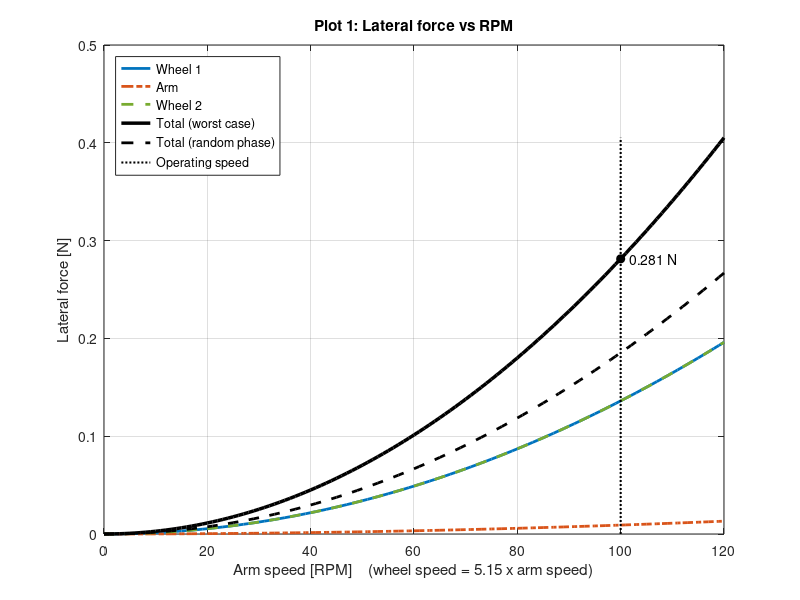
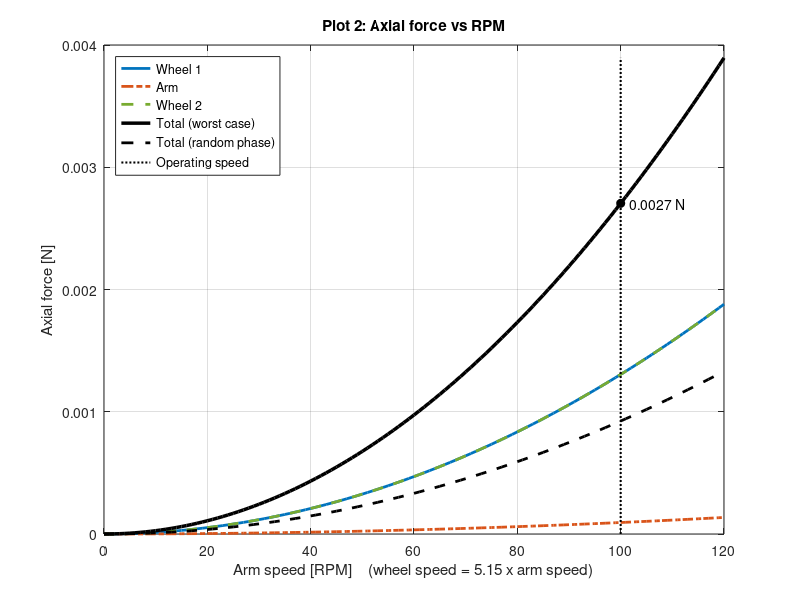

Reproduce these figures in MATLAB, in order.
%% ========================================================================
%  INDUCED VIBRATION ANALYSIS
%  Two momentum wheels + one rotating arm + their bearings
%
%  What this script does:
%    Estimates the forces and moments that the spinning parts and their
%    bearings push into the structure, using manufacturing tolerances
%    instead of test data. Imbalance loads follow the speed-squared model
%    used in industry (NASA SDO, Masterson, Zhang/Aglietti).
%
%  Sources included:
%    SHAKE  - static imbalance (center of mass off the spin axis)  -> lateral force
%    ROCK   - dynamic imbalance (part tilted on the spin axis)     -> moment
%    TWIST  - motor reaction torque during spin-up and spin-down   -> moment about the shaft
%    KICKS  - bearing rollers passing over tiny bumps (estimated)  -> lateral + axial force
%
%  Directions:
%    axial   = along the shaft (z, the spin axis)
%    lateral = sideways, perpendicular to the shaft (x and y)
%
%  Plots (2 total):
%    Plot 1 - Lateral force vs RPM
%    Plot 2 - Axial force vs RPM
%
%  How to use:
%    1. Edit SECTION 1 only.
%    2. Run the script.
%    3. Read the printed summary and the 2 plots.
%  ========================================================================

clear; clc; close all;


%% ========================================================================
%  SECTION 1: INPUTS  (this is the only section you need to edit)
%  ========================================================================

% ------------------------------------------------------------------------
% 1A. RUN PROFILE  (used for the spin-up / spin-down twist)
% ------------------------------------------------------------------------
spin_up_time_s   = 10;      % [s] time to go from 0 to max speed
spin_down_time_s = 10;      % [s] time to go from max speed back to 0

% ------------------------------------------------------------------------
% 1B. REFERENCE POINT
% ------------------------------------------------------------------------
reference_position_m = 0;   % [m] position along the shaft (z) where total moments are reported

% ------------------------------------------------------------------------
% 1C. WHEEL 1
% ------------------------------------------------------------------------
wheel1_name                   = 'Wheel 1';
wheel1_mass_kg                = 3.0;      % [kg]    rotating mass only
wheel1_eccentricity_um        = 5;        % [um]    center of mass offset from spin axis
wheel1_Ixx_kgm2               = 0.017;    % [kg*m^2] from CAD, at the center of mass
wheel1_Iyy_kgm2               = 0.017;    % [kg*m^2] from CAD, at the center of mass
wheel1_Izz_kgm2               = 0.034;    % [kg*m^2] from CAD, about the shaft
wheel1_tilt_deg               = 0.01;     % [deg]   assumed assembly tilt
wheel1_max_speed_rpm          = 515;      % [RPM]   speed during the hold
wheel1_spin_direction         = -1;       % +1 or -1
wheel1_cm_position_m          = -0.200;   % [m]     center of mass position along z
wheel1_bearing_A_position_m   = -0.215;   % [m]     bearing A position along z
wheel1_bearing_B_position_m   = -0.185;   % [m]     bearing B position along z

% Wheel 1 bearings (from the bearing catalog)
wheel1_bearing_rollers           = 15;     % [-]    number of rollers
wheel1_bearing_roller_dia_mm     = 7;      % [mm]   mean roller diameter
wheel1_bearing_pitch_dia_mm      = 39;     % [mm]   pitch diameter
wheel1_bearing_cup_angle_deg     = 14;     % [deg]  cup (contact) angle
wheel1_bearing_runout_um         = 10;     % [um]   radial runout (precision class)
wheel1_bearing_load_offset_mm    = 5;      % [mm]   load center offset "a" (0 if unknown)

% ------------------------------------------------------------------------
% 1D. ARM
% ------------------------------------------------------------------------
arm_name                      = 'Arm';
arm_mass_kg                   = 4.0;      % [kg]    rotating mass only
arm_eccentricity_um           = 10;       % [um]    center of mass offset from spin axis
arm_Ixx_kgm2                  = 0.340;    % [kg*m^2] from CAD, at the center of mass
arm_Iyy_kgm2                  = 0.004;    % [kg*m^2] from CAD (about the arm's own length)
arm_Izz_kgm2                  = 0.350;    % [kg*m^2] from CAD, about the shaft
arm_tilt_deg                  = 0.01;     % [deg]   assumed assembly tilt
arm_max_speed_rpm             = 100;      % [RPM]   speed during the hold
arm_spin_direction            = +1;       % +1 or -1
arm_cm_position_m             = 0.000;    % [m]     center of mass position along z
arm_bearing_A_position_m      = -0.020;   % [m]     bearing A position along z
arm_bearing_B_position_m      = 0.020;    % [m]     bearing B position along z

% Arm bearings (from the bearing catalog)
arm_bearing_rollers              = 20;     % [-]    number of rollers
arm_bearing_roller_dia_mm        = 8;      % [mm]   mean roller diameter
arm_bearing_pitch_dia_mm         = 55;     % [mm]   pitch diameter
arm_bearing_cup_angle_deg        = 15;     % [deg]  cup (contact) angle
arm_bearing_runout_um            = 10;     % [um]   radial runout (precision class)
arm_bearing_load_offset_mm       = 6;      % [mm]   load center offset "a" (0 if unknown)

% ------------------------------------------------------------------------
% 1E. WHEEL 2
% ------------------------------------------------------------------------
wheel2_name                   = 'Wheel 2';
wheel2_mass_kg                = 3.0;      % [kg]    rotating mass only
wheel2_eccentricity_um        = 5;        % [um]    center of mass offset from spin axis
wheel2_Ixx_kgm2               = 0.017;    % [kg*m^2] from CAD, at the center of mass
wheel2_Iyy_kgm2               = 0.017;    % [kg*m^2] from CAD, at the center of mass
wheel2_Izz_kgm2               = 0.034;    % [kg*m^2] from CAD, about the shaft
wheel2_tilt_deg               = 0.01;     % [deg]   assumed assembly tilt
wheel2_max_speed_rpm          = 515;      % [RPM]   speed during the hold
wheel2_spin_direction         = -1;       % +1 or -1
wheel2_cm_position_m          = 0.200;    % [m]     center of mass position along z
wheel2_bearing_A_position_m   = 0.185;    % [m]     bearing A position along z
wheel2_bearing_B_position_m   = 0.215;    % [m]     bearing B position along z

% Wheel 2 bearings (from the bearing catalog)
wheel2_bearing_rollers           = 15;     % [-]    number of rollers
wheel2_bearing_roller_dia_mm     = 7;      % [mm]   mean roller diameter
wheel2_bearing_pitch_dia_mm      = 39;     % [mm]   pitch diameter
wheel2_bearing_cup_angle_deg     = 14;     % [deg]  cup (contact) angle
wheel2_bearing_runout_um         = 10;     % [um]   radial runout (precision class)
wheel2_bearing_load_offset_mm    = 5;      % [mm]   load center offset "a" (0 if unknown)

% ------------------------------------------------------------------------
% 1F. ANALYSIS SETTINGS
% ------------------------------------------------------------------------
include_bearing_runout = true;   % true  = add bearing runout on top of eccentricity
                                 % false = eccentricity was measured on the assembled part
bearing_kick_ratio     = 0.01;   % [-] strength of each bearing kick as a fraction of the shake (0.01 = 1%)

save_plots  = true;                        % save the 2 plots as PNG files
plot_folder = 'Induced_Vibration_Plots';   % folder the PNG files go into


%% ========================================================================
%  SECTION 2: ORGANIZE INPUTS  (put the three parts side by side)
%  ------------------------------------------------------------------------
%  Every quantity below is a row of 3 numbers: [Wheel 1, Arm, Wheel 2]
%  ========================================================================

part_names      = {wheel1_name, arm_name, wheel2_name};
number_of_parts = 3;
arm_index       = 2;
wheel_indices   = [1 3];

part_mass_kg          = [wheel1_mass_kg,         arm_mass_kg,         wheel2_mass_kg];
part_eccentricity_um  = [wheel1_eccentricity_um, arm_eccentricity_um, wheel2_eccentricity_um];
part_Ixx_kgm2         = [wheel1_Ixx_kgm2,        arm_Ixx_kgm2,        wheel2_Ixx_kgm2];
part_Iyy_kgm2         = [wheel1_Iyy_kgm2,        arm_Iyy_kgm2,        wheel2_Iyy_kgm2];
part_Izz_kgm2         = [wheel1_Izz_kgm2,        arm_Izz_kgm2,        wheel2_Izz_kgm2];
part_tilt_deg         = [wheel1_tilt_deg,        arm_tilt_deg,        wheel2_tilt_deg];
part_max_speed_rpm    = [wheel1_max_speed_rpm,   arm_max_speed_rpm,   wheel2_max_speed_rpm];
part_spin_direction   = [wheel1_spin_direction,  arm_spin_direction,  wheel2_spin_direction];
part_cm_position_m    = [wheel1_cm_position_m,   arm_cm_position_m,   wheel2_cm_position_m];
bearing_A_position_m  = [wheel1_bearing_A_position_m, arm_bearing_A_position_m, wheel2_bearing_A_position_m];
bearing_B_position_m  = [wheel1_bearing_B_position_m, arm_bearing_B_position_m, wheel2_bearing_B_position_m];

bearing_rollers           = [wheel1_bearing_rollers,        arm_bearing_rollers,        wheel2_bearing_rollers];
bearing_roller_dia_mm     = [wheel1_bearing_roller_dia_mm,  arm_bearing_roller_dia_mm,  wheel2_bearing_roller_dia_mm];
bearing_pitch_dia_mm      = [wheel1_bearing_pitch_dia_mm,   arm_bearing_pitch_dia_mm,   wheel2_bearing_pitch_dia_mm];
bearing_cup_angle_deg     = [wheel1_bearing_cup_angle_deg,  arm_bearing_cup_angle_deg,  wheel2_bearing_cup_angle_deg];
bearing_runout_um         = [wheel1_bearing_runout_um,      arm_bearing_runout_um,      wheel2_bearing_runout_um];
bearing_load_offset_mm    = [wheel1_bearing_load_offset_mm, arm_bearing_load_offset_mm, wheel2_bearing_load_offset_mm];

% Plot style per part: Wheel 1 = blue solid, Arm = orange dash-dot, Wheel 2 = green dashed
part_colors  = [0.00 0.45 0.74;
                0.85 0.33 0.10;
                0.47 0.67 0.19];
part_lines   = {'-', '-.', '--'};


%% ========================================================================
%  SECTION 3: UNIT CONVERSIONS AND DERIVED QUANTITIES
%  ========================================================================

% ---- Unit conversions ----
part_max_speed_rad_s = part_max_speed_rpm * 2 * pi / 60;   % [rad/s]
part_max_speed_hz    = part_max_speed_rpm / 60;            % [Hz] revolutions per second
part_eccentricity_m  = part_eccentricity_um * 1e-6;        % [m]
part_tilt_rad        = part_tilt_deg * pi / 180;           % [rad]

% ---- Bearing pair geometry (back-to-back pairs act wider than they physically are) ----
bearing_low_m          = min(bearing_A_position_m, bearing_B_position_m);
bearing_high_m         = max(bearing_A_position_m, bearing_B_position_m);
bearing_A_effective_m  = bearing_low_m  - bearing_load_offset_mm * 1e-3;
bearing_B_effective_m  = bearing_high_m + bearing_load_offset_mm * 1e-3;
bearing_spacing_m      = bearing_B_effective_m - bearing_A_effective_m;
bearing_mid_position_m = (bearing_low_m + bearing_high_m) / 2;

% ---- Bearing runout adds to eccentricity and tilt ----
part_runout_m       = bearing_runout_um * 1e-6 * include_bearing_runout;
part_total_ecc_m    = part_eccentricity_m + part_runout_m;
part_total_tilt_rad = part_tilt_rad + 2 * part_runout_m ./ bearing_spacing_m;

% ---- Imbalance strengths ----
part_inertia_difference = max(abs(part_Izz_kgm2 - part_Ixx_kgm2), abs(part_Izz_kgm2 - part_Iyy_kgm2));
static_imbalance_kgm    = part_mass_kg .* part_total_ecc_m;                 % U_s [kg*m]
dynamic_imbalance_kgm2  = part_inertia_difference .* part_total_tilt_rad;   % U_d [kg*m^2]

% ---- Distances from the reference point (lever arms for moments) ----
cm_distance_m          = abs(part_cm_position_m - reference_position_m);
bearing_mid_distance_m = abs(bearing_mid_position_m - reference_position_m);

% ---- Bearing kick frequencies as harmonic numbers (kicks per revolution) ----
%      Cup (outer ring) rotates, cone (inner ring) is stationary.
%      Rows = parts, columns = kick types.
bearing_gamma = bearing_roller_dia_mm .* cosd(bearing_cup_angle_deg) ./ bearing_pitch_dia_mm;

kick_names      = {'cage', 'cup pass', 'cone pass', 'roller spin'};
number_of_kicks = 4;
kick_harmonic   = zeros(number_of_parts, number_of_kicks);
for p = 1:number_of_parts
    g = bearing_gamma(p);
    kick_harmonic(p, 1) = (1 + g) / 2;                                                    % cage
    kick_harmonic(p, 2) = bearing_rollers(p) * (1 - g) / 2;                               % cup pass
    kick_harmonic(p, 3) = bearing_rollers(p) * (1 + g) / 2;                               % cone pass
    kick_harmonic(p, 4) = bearing_pitch_dia_mm(p) / (2 * bearing_roller_dia_mm(p)) * (1 - g ^ 2); % roller spin
end


%% ========================================================================
%  SECTION 4: LOADS OF EACH PART AT MAX SPEED
%  ------------------------------------------------------------------------
%  Every imbalance load grows with speed squared, so the value at any other
%  speed is:  load(speed) = load(max speed) x (speed / max speed)^2
%  ========================================================================

omega_squared = part_max_speed_rad_s .^ 2;

% ---- Lateral (sideways) ----
shake_N              = static_imbalance_kgm .* omega_squared;              % shake force
kick_lateral_each_N  = bearing_kick_ratio * shake_N;                       % one bearing kick, sideways
lateral_force_N      = shake_N + number_of_kicks * kick_lateral_each_N;    % part total (all kicks lined up)

% ---- Axial (along the shaft) ----
% Tapered rollers push at the cup angle, so each sideways kick also pushes along the shaft.
kick_axial_each_N    = kick_lateral_each_N .* tand(bearing_cup_angle_deg); % one bearing kick, axial
axial_force_N        = number_of_kicks * kick_axial_each_N;                % part total (all kicks lined up)

% ---- Moments ----
rock_Nm              = dynamic_imbalance_kgm2 .* omega_squared;            % rock from tilt
moment_at_reference_Nm = rock_Nm + cm_distance_m .* shake_N ...
                       + bearing_mid_distance_m .* number_of_kicks .* kick_lateral_each_N;   % rock + force x distance
ramp_time_s          = max(min(spin_up_time_s, spin_down_time_s), eps);
twist_Nm             = part_Izz_kgm2 .* part_max_speed_rad_s / ramp_time_s; % twist about the shaft during ramps

% ---- Totals for the whole system ----
% Worst case: every peak lines up.  Random phase: root-sum-square (typical value).
total_lateral_worst_N  = sum(lateral_force_N);
total_lateral_rss_N    = sqrt(sum(shake_N .^ 2 + number_of_kicks * kick_lateral_each_N .^ 2));
total_axial_worst_N    = sum(axial_force_N);
total_axial_rss_N      = sqrt(sum(number_of_kicks * kick_axial_each_N .^ 2));
total_moment_worst_Nm  = sum(moment_at_reference_Nm);
total_moment_rss_Nm    = sqrt(sum(rock_Nm .^ 2 + (cm_distance_m .* shake_N) .^ 2 ...
                       + number_of_kicks * (bearing_mid_distance_m .* kick_lateral_each_N) .^ 2));
net_twist_Nm           = abs(sum(part_spin_direction .* part_Izz_kgm2 .* part_max_speed_rad_s)) / ramp_time_s;


%% ========================================================================
%  SECTION 5: LOAD ON EACH BEARING  (worst case at max speed)
%  ------------------------------------------------------------------------
%  Shake splits like a wheelbarrow (closer bearing takes more).
%  Rock pushes the two bearings in opposite directions: rock / spacing.
%  Bearing kicks are shared equally between the two bearings.
%  ========================================================================

bearing_A_lateral_N = abs(shake_N .* (bearing_B_effective_m - part_cm_position_m) ./ bearing_spacing_m) ...
                    + rock_Nm ./ bearing_spacing_m + number_of_kicks * kick_lateral_each_N / 2;
bearing_B_lateral_N = abs(shake_N .* (part_cm_position_m - bearing_A_effective_m) ./ bearing_spacing_m) ...
                    + rock_Nm ./ bearing_spacing_m + number_of_kicks * kick_lateral_each_N / 2;
bearing_axial_N     = number_of_kicks * kick_axial_each_N / 2;


%% ========================================================================
%  SECTION 6: MOMENTUM CHECK  (do the wheels cancel the arm?)
%  ========================================================================

part_momentum_Nms      = part_spin_direction .* part_Izz_kgm2 .* part_max_speed_rad_s;
arm_momentum_Nms       = abs(part_momentum_Nms(arm_index));
net_momentum_Nms       = sum(part_momentum_Nms);
leftover_percent       = 100 * abs(net_momentum_Nms) / arm_momentum_Nms;
wheel_speed_needed_rpm = arm_momentum_Nms / sum(part_Izz_kgm2(wheel_indices)) * 60 / (2 * pi);


%% ========================================================================
%  SECTION 7: SANITY CHECKS
%  ========================================================================

% Double speed must give 4x force
force_ratio = sum(static_imbalance_kgm .* (2 * part_max_speed_rad_s) .^ 2) / sum(shake_N);
check_speed = abs(force_ratio - 4) < 1e-9;

% The two bearings together must carry exactly the shake (signed wheelbarrow split)
share_A = (bearing_B_effective_m - part_cm_position_m) ./ bearing_spacing_m;
share_B = (part_cm_position_m - bearing_A_effective_m) ./ bearing_spacing_m;
check_bearings = max(abs(share_A + share_B - 1)) < 1e-9;

% Wheels should cancel the arm momentum (within 1%)
check_momentum = leftover_percent < 1;
if any(part_spin_direction(wheel_indices) == part_spin_direction(arm_index))
    check_momentum = false;
end


%% ========================================================================
%  SECTION 8: PRINTED SUMMARY
%  ========================================================================

line_text = repmat('=', 1, 78);
fprintf('%s\n INDUCED VIBRATION ANALYSIS - SUMMARY\n%s\n', line_text, line_text);
fprintf('Bearing runout included: %d    Bearing kick ratio: %.1f%%\n', ...
    include_bearing_runout, 100 * bearing_kick_ratio);

fprintf('\n--- 1. EACH PART AT MAX SPEED ---------------------------------------------------\n');
fprintf('%-28s %12s %12s %12s\n', '', part_names{1}, part_names{2}, part_names{3});
fprintf('%-28s %12.0f %12.0f %12.0f\n', 'Max speed [RPM]',              part_max_speed_rpm .* part_spin_direction);
fprintf('%-28s %12.2f %12.2f %12.2f\n', 'Total eccentricity [um]',      part_total_ecc_m * 1e6);
fprintf('%-28s %12.4f %12.4f %12.4f\n', 'Total tilt [deg]',             part_total_tilt_rad * 180 / pi);
fprintf('%-28s %12.3f %12.3f %12.3f\n', 'Static imbalance [g*mm]',      static_imbalance_kgm * 1e6);
fprintf('%-28s %12.1f %12.1f %12.1f\n', 'Dynamic imbalance [g*mm^2]',   dynamic_imbalance_kgm2 * 1e9);
fprintf('%-28s %12.4g %12.4g %12.4g\n', 'Lateral force [N]',            lateral_force_N);
fprintf('%-28s %12.4g %12.4g %12.4g\n', 'Axial force [N]',              axial_force_N);
fprintf('%-28s %12.4g %12.4g %12.4g\n', 'Rock moment [N*m]',            rock_Nm);
fprintf('%-28s %12.4g %12.4g %12.4g\n', 'Moment at reference [N*m]',    moment_at_reference_Nm);
fprintf('%-28s %12.4g %12.4g %12.4g\n', 'Ramp twist [N*m]',             twist_Nm);

fprintf('\n--- 2. VIBRATION FREQUENCIES AT MAX SPEED [Hz] ----------------------------------\n');
fprintf('%-28s %12s %12s %12s\n', '', part_names{1}, part_names{2}, part_names{3});
fprintf('%-28s %12.2f %12.2f %12.2f\n', '1x imbalance', part_max_speed_hz);
for k = 1:number_of_kicks
    fprintf('%-28s %12.2f %12.2f %12.2f\n', ['Bearing ', kick_names{k}], kick_harmonic(:, k)' .* part_max_speed_hz);
end

fprintf('\n--- 3. TOTAL LOADS ON THE STRUCTURE  (MAIN ANSWER) -------------------------------\n');
fprintf('%-34s %14s %14s\n', '', 'Worst case', 'Random phase');
fprintf('%-34s %14.4g %14.4g\n', 'Lateral force [N]',             total_lateral_worst_N, total_lateral_rss_N);
fprintf('%-34s %14.4g %14.4g\n', 'Axial force [N]',               total_axial_worst_N,   total_axial_rss_N);
fprintf('%-34s %14.4g %14.4g\n', 'Moment at reference [N*m]',     total_moment_worst_Nm, total_moment_rss_Nm);
fprintf('%-34s %14.4g\n',        'Net twist during ramps [N*m]',  net_twist_Nm);

fprintf('\n--- 4. LOAD ON EACH BEARING (worst case) ----------------------------------------\n');
fprintf('%-28s %12s %12s %12s\n', '', part_names{1}, part_names{2}, part_names{3});
fprintf('%-28s %12.4g %12.4g %12.4g\n', 'Bearing A lateral [N]', bearing_A_lateral_N);
fprintf('%-28s %12.4g %12.4g %12.4g\n', 'Bearing B lateral [N]', bearing_B_lateral_N);
fprintf('%-28s %12.4g %12.4g %12.4g\n', 'Each bearing axial [N]', bearing_axial_N);

fprintf('\n--- 5. MOMENTUM CHECK -----------------------------------------------------------\n');
fprintf('Arm momentum:                     %10.4f N*m*s\n', arm_momentum_Nms);
fprintf('Net momentum:                     %10.4f N*m*s  (%.2f%% of the arm)\n', net_momentum_Nms, leftover_percent);
fprintf('Wheel speed that cancels the arm: %10.1f RPM  (you entered %.0f and %.0f RPM)\n', ...
    wheel_speed_needed_rpm, part_max_speed_rpm(wheel_indices));

fprintf('\n--- 6. SANITY CHECKS -----------------------------------------------------------\n');
check_labels = {'FAIL', 'PASS'};
fprintf('  %s  Double speed gives 4x force (got %.4fx)\n', check_labels{check_speed + 1}, force_ratio);
fprintf('  %s  Bearing A + B carry exactly the shake\n',  check_labels{check_bearings + 1});
fprintf('  %s  Wheels cancel the arm momentum within 1%%\n', check_labels{check_momentum + 1});

fprintf('\n--- 7. ASSUMPTIONS -------------------------------------------------------------\n');
fprintf('  1. Rigid mounting: no structural resonance amplification.\n');
fprintf('  2. Eccentricity, runout and tilt come from tolerances, not measurements.\n');
fprintf('  3. Imbalance loads grow with speed squared.\n');
fprintf('  4. Bearing kicks are estimated: %.1f%% of the shake each, axial = lateral x tan(cup angle).\n', 100 * bearing_kick_ratio);
fprintf('%s\n', line_text);


%% ========================================================================
%  SECTION 9: PLOTS  (2 plots, one graph each)
%  ========================================================================

speed_scale   = linspace(0, 1.2, 121);                          % 0 to 120% of max speed
arm_axis_rpm  = speed_scale * part_max_speed_rpm(arm_index);    % x-axis for plots 1 and 2
wheel_ratio   = part_max_speed_rpm(1) / part_max_speed_rpm(arm_index);
x_label_text  = sprintf('Arm speed [RPM]    (wheel speed = %.2f x arm speed)', wheel_ratio);

% ------------------------------------------------------------------------
% PLOT 1: LATERAL FORCE vs RPM
% ------------------------------------------------------------------------
figure_1 = figure('Name', 'Plot 1 - Lateral Force vs RPM', 'NumberTitle', 'off', 'Color', 'w');
hold on; grid on; box on;
for p = 1:number_of_parts
    plot(arm_axis_rpm, lateral_force_N(p) * speed_scale .^ 2, part_lines{p}, ...
         'Color', part_colors(p, :), 'LineWidth', 2);
end
plot(arm_axis_rpm, total_lateral_worst_N * speed_scale .^ 2, 'k-',  'LineWidth', 2.5);
plot(arm_axis_rpm, total_lateral_rss_N   * speed_scale .^ 2, 'k--', 'LineWidth', 2);
plot([1 1] * part_max_speed_rpm(arm_index), [0 1.44 * total_lateral_worst_N], 'k:', 'LineWidth', 1.5);
plot(part_max_speed_rpm(arm_index), total_lateral_worst_N, 'ko', 'MarkerFaceColor', 'k');
text(part_max_speed_rpm(arm_index), total_lateral_worst_N, sprintf('   %.3g N', total_lateral_worst_N), 'FontSize', 10);
xlabel(x_label_text);
ylabel('Lateral force [N]');
title('Plot 1: Lateral force vs RPM');
legend([part_names, {'Total (worst case)', 'Total (random phase)', 'Operating speed'}], 'Location', 'northwest');

% ------------------------------------------------------------------------
% PLOT 2: AXIAL FORCE vs RPM
% ------------------------------------------------------------------------
figure_2 = figure('Name', 'Plot 2 - Axial Force vs RPM', 'NumberTitle', 'off', 'Color', 'w');
hold on; grid on; box on;
for p = 1:number_of_parts
    plot(arm_axis_rpm, axial_force_N(p) * speed_scale .^ 2, part_lines{p}, ...
         'Color', part_colors(p, :), 'LineWidth', 2);
end
plot(arm_axis_rpm, total_axial_worst_N * speed_scale .^ 2, 'k-',  'LineWidth', 2.5);
plot(arm_axis_rpm, total_axial_rss_N   * speed_scale .^ 2, 'k--', 'LineWidth', 2);
plot([1 1] * part_max_speed_rpm(arm_index), [0 1.44 * total_axial_worst_N], 'k:', 'LineWidth', 1.5);
plot(part_max_speed_rpm(arm_index), total_axial_worst_N, 'ko', 'MarkerFaceColor', 'k');
text(part_max_speed_rpm(arm_index), total_axial_worst_N, sprintf('   %.3g N', total_axial_worst_N), 'FontSize', 10);
xlabel(x_label_text);
ylabel('Axial force [N]');
title('Plot 2: Axial force vs RPM');
legend([part_names, {'Total (worst case)', 'Total (random phase)', 'Operating speed'}], 'Location', 'northwest');

% ------------------------------------------------------------------------
% SAVE THE 2 PLOTS
% ------------------------------------------------------------------------
if save_plots
    if ~exist(plot_folder, 'dir')
        mkdir(plot_folder);
    end
    all_figures = {figure_1, figure_2};
    all_files   = {'Plot_1_Lateral_Force_vs_RPM.png', 'Plot_2_Axial_Force_vs_RPM.png'};
    drawnow;
    for i = 1:2
        if ishghandle(all_figures{i})
            print(all_figures{i}, fullfile(plot_folder, all_files{i}), '-dpng', '-r150');
        else
            warning('%s was closed before it could be saved.', all_files{i});
        end
    end
    fprintf('Plots saved in folder: %s\n', plot_folder);
end
